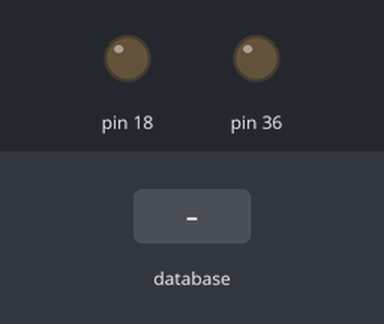
This program was run on a simulated Raspberry Pi (header pin numbers). Parts: output pins drawn as LEDs (lit = HIGH). The test bench sets the inputs (shaded band). Each call to the cloud database takes 0.3 s, and an entry nobody has set reads as its off value or as empty.

Above: at 1.5 s.
1.6 s: database entry "Lumiere" set to "1"
At 2.8 s:
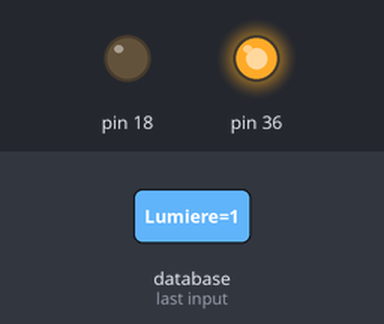
3.3 s: database entry "Lumiere" set to "0"
At 3.9 s:
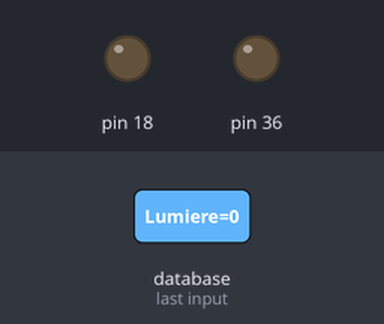
Timing chart, 0 to 6.3 s (numbered marks = the images above; inputs shaded):
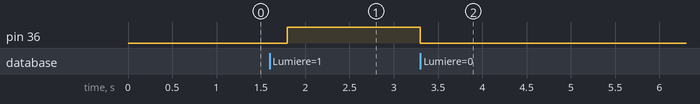

Measured:
- after the input at 1.6 s, pin 36: LOW → HIGH after 0.20 s
- after the input at 3.3 s, pin 36: HIGH → LOW at once

The program:

lumiere.py
```python
#!/usr/bin/python3
from datetime import datetime
import time
import RPi.GPIO as GPIO
import pyrebase
config = {
  "apiKey": "AIzaSyCG6-p16Z2AvMCJH6EaL0Zh_jLiSl8Sjsk",
  "authDomain": "monprojet-4763a.firebaseapp.com",
  "databaseURL": "https://monprojet-4763a-default-rtdb.firebaseio.com/",
  "storageBucket": "monprojet-4763a.appspot.com"
}

firebase = pyrebase.initialize_app(config)
database = firebase.database()

lum = database.child("Lumiere").get().val()
GPIO.setmode(GPIO.BOARD)
GPIO.setup(18, GPIO.OUT)
GPIO.setup(36, GPIO.OUT)

GPIO.output(18, GPIO.LOW)
GPIO.output(36, GPIO.LOW)

while True :
  lum = database.child("Lumiere").get().val()
  if lum==0:
          GPIO.output(18, GPIO.LOW)
          GPIO.output(36, GPIO.LOW)
  if lum==1:
          GPIO.output(18, GPIO.LOW)
          GPIO.output(36, GPIO.HIGH)
  if lum==2:
          GPIO.output(18, GPIO.HIGH)
          GPIO.output(36, GPIO.LOW)
```
